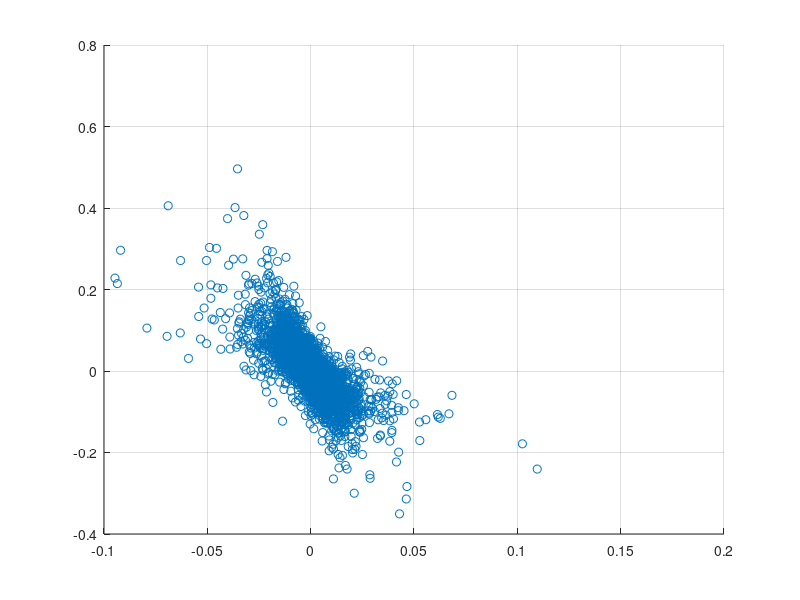

This chart was generated by the following MATLAB code: (Note: this script raises an error after producing the figure.)
%Using SP500 and VIX data to demo leverage-effect
clear
close
%load SP500_VIX.mat
% or load csv file
    Nums=csvread('SP500_VIX.csv');
    SP500=Nums(:,2);
    VIX=Nums(:,3);

r_sp=diff(log(SP500)); %returns of SP500 prices
chg_vix=diff(log(VIX));%changes of VIX
scatter(r_sp,chg_vix);
grid on
X=[ones(length(chg_vix),1),chg_vix];%perparing regressors cotaining constant term
results=fols(r_sp,X);%OLS

range_chg_vix=[min(chg_vix):0.001:max(chg_vix)];
y_hat=results.beta(1)+results.beta(2)*range_chg_vix;
hold on
plot(y_hat,range_chg_vix,'r','LineWidth',2);

ylabel('Returns');
xlabel('Changes of VIX')
